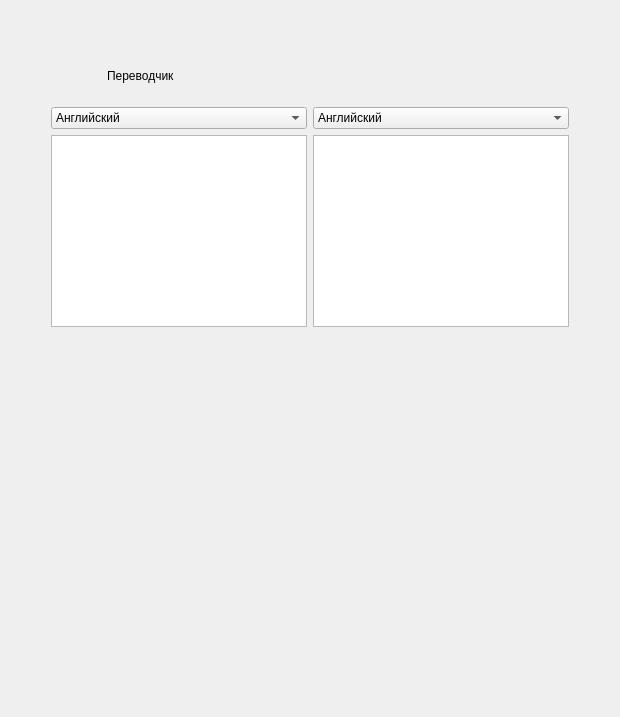
          <widget class="QWidget" name="pageTranslator">
           <layout class="QGridLayout" name="gridLayout_56">
            <item row="1" column="2">
             <spacer name="horizontalSpacer_55">
              <property name="orientation">
               <enum>Qt::Horizontal</enum>
              </property>
              <property name="sizeType">
               <enum>QSizePolicy::Fixed</enum>
              </property>
              <property name="sizeHint" stdset="0">
               <size>
                <width>40</width>
                <height>20</height>
               </size>
              </property>
             </spacer>
            </item>
            <item row="2" column="1">
             <spacer name="verticalSpacer_32">
              <property name="orientation">
               <enum>Qt::Vertical</enum>
              </property>
              <property name="sizeHint" stdset="0">
               <size>
                <width>20</width>
                <height>379</height>
               </size>
              </property>
             </spacer>
            </item>
            <item row="1" column="1">
             <layout class="QGridLayout" name="gridLayout_55">
              <item row="0" column="0">
               <layout class="QHBoxLayout" name="horizontalLayout_27">
                <item>
                 <widget class="QLabel" name="label_94">
                  <property name="minimumSize">
                   <size>
                    <width>50</width>
                    <height>50</height>
                   </size>
                  </property>
                  <property name="maximumSize">
                   <size>
                    <width>50</width>
                    <height>50</height>
                   </size>
                  </property>
                  <property name="text">
                   <string/>
                  </property>
                  <property name="pixmap">
                   <pixmap resource="resource.qrc">:/icon/icon/education.png</pixmap>
                  </property>
                  <property name="scaledContents">
                   <bool>true</bool>
                  </property>
                  <property name="wordWrap">
                   <bool>false</bool>
                  </property>
                 </widget>
                </item>
                <item>
                 <widget class="QLabel" name="label_9">
                  <property name="text">
                   <string>Переводчик</string>
                  </property>
                 </widget>
                </item>
               </layout>
              </item>
              <item row="1" column="0">
               <widget class="QComboBox" name="comboBox">
                <property name="editable">
                 <bool>false</bool>
                </property>
                <item>
                 <property name="text">
                  <string>Английский</string>
                 </property>
                </item>
                <item>
                 <property name="text">
                  <string>Русский</string>
                 </property>
                </item>
                <item>
                 <property name="text">
                  <string>Корейский</string>
                 </property>
                </item>
                <item>
                 <property name="text">
                  <string>Японский</string>
                 </property>
                </item>
               </widget>
              </item>
              <item row="1" column="1">
               <widget class="QComboBox" name="comboBox_2">
                <item>
                 <property name="text">
                  <string>Английский</string>
                 </property>
                </item>
                <item>
                 <property name="text">
                  <string>Русский</string>
                 </property>
                </item>
                <item>
                 <property name="text">
                  <string>Корейский</string>
                 </property>
                </item>
                <item>
                 <property name="text">
                  <string>Японский</string>
                 </property>
                </item>
               </widget>
              </item>
              <item row="2" column="0">
               <widget class="QTextEdit" name="textEdit"/>
              </item>
              <item row="2" column="1">
               <widget class="QTextEdit" name="textEdit_2"/>
              </item>
             </layout>
            </item>
            <item row="1" column="0">
             <spacer name="horizontalSpacer_56">
              <property name="orientation">
               <enum>Qt::Horizontal</enum>
              </property>
              <property name="sizeType">
               <enum>QSizePolicy::Fixed</enum>
              </property>
              <property name="sizeHint" stdset="0">
               <size>
                <width>40</width>
                <height>20</height>
               </size>
              </property>
             </spacer>
            </item>
            <item row="0" column="1">
             <spacer name="verticalSpacer_33">
              <property name="orientation">
               <enum>Qt::Vertical</enum>
              </property>
              <property name="sizeType">
               <enum>QSizePolicy::Fixed</enum>
              </property>
              <property name="sizeHint" stdset="0">
               <size>
                <width>40</width>
                <height>40</height>
               </size>
              </property>
             </spacer>
            </item>
           </layout>
          </widget>
